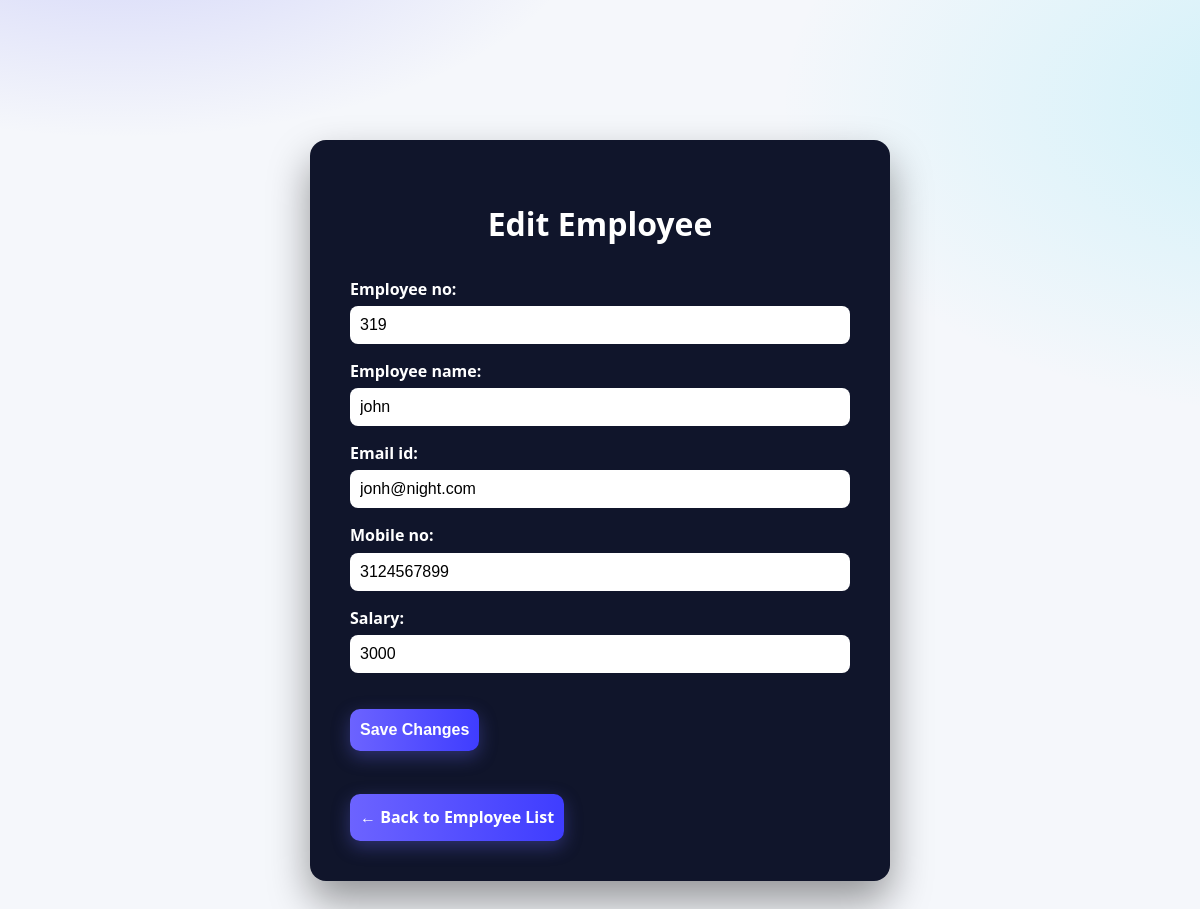
The page /employees/update/319/ on the database its author committed.
### employee_app/models.py (models this page shows)
class Employee(models.Model):
    employee_no = models.CharField(max_length=10, unique=True)
    employee_name = models.CharField(max_length=100)
    email_id = models.EmailField()
    mobile_no = models.CharField(max_length=15)
    salary = models.IntegerField()

### employee_app/views.py (the view)
# urls.py: path('update/<int:id>/', views.update_employee, name='update'),
def update_employee(request, id):
    employee = get_object_or_404(Employee, employee_no=id)
    if request.method == 'POST':
        form = EmployeeForm(request.POST, instance=employee)
        if form.is_valid():
            form.save()
            return redirect('index')
    else:
        form = EmployeeForm(instance=employee)
    return render(request, 'employee_app/update.html', {'form': form})

### employee_app/forms.py
class EmployeeForm(forms.ModelForm):
    class Meta:
        model = Employee
        fields = ['employee_no', 'employee_name', 'email_id', 'mobile_no', 'salary']

### employee_app/templates/employee_app/update.html (shortened to what this page needs)
{% extends "employee_app/layout.html" %}
{% block body %}
<div class="form-container">
  <h1>Edit Employee</h1>
  <form method="post">
    {{ form.as_p }}
    <button type="submit" class="btn btn--small" >Save Changes</button>
  </form>
  <br>
  <a class="btn btn--small" href="{% url 'index' %}" >← Back to Employee List</a>
</div>
{% endblock %}

### employee_app/static/employee_app/css/style.css (style rules this page uses)
:root { --bg: #0f172a; --card: #111827; --muted: #94a3b8; --text: #e5e7eb; --primary: #6366f1; --primary-600: #5457e0; --accent: #22d3ee; --danger: #ef4444; --warning: #f59e0b; --success: #10b981; --ring: rgba(99,102,241,.35); --row: #0b1220; --row-alt: #0c1526; --hover: rgba(99,102,241,.08); --chip: rgba(34,211,238,.12); --shadow: 0 10px 30px rgba(0,0,0,.35); }
@media (prefers-color-scheme: light) { :root { --bg: #f5f7fb; --card: #ffffff; --muted: #6b7280; --text: #0b1220; --row: #ffffff; --row-alt: #f8fafc; --shadow: 0 10px 30px rgba(2,6,23,.08); --hover: rgba(99,102,241,.06); --chip: rgba(34,211,238,.14); } }
body { margin:0; font-family: ui-sans-serif, system-ui, -apple-system, Segoe UI, Roboto, Arial, "Noto Sans", "Apple Color Emoji", "Segoe UI Emoji"; background: radial-gradient(1200px 600px at 10% -10%, rgba(99,102,241,.25), transparent 40%), radial-gradient(1200px 700px at 110% 10%, rgba(34,211,238,.18), transparent 45%), var(--bg); color: var(--text); -webkit-font-smoothing: antialiased; line-height: 1.45; padding: 40px 20px; }
.btn { appearance: none; border: 1px solid rgba(99,102,241,.35); background: linear-gradient(180deg, var(--primary), var(--primary-600)); color: white; padding: 10px 14px; border-radius: 12px; font-weight: 600; cursor: pointer; transition: transform .08s ease, box-shadow .2s ease, filter .2s ease; box-shadow: 0 6px 18px rgba(99,102,241,.35); text-decoration:none; display:inline-flex; align-items:center; gap:8px; }
.form-container { max-width: 500px; margin: 100px auto; background: #10152b; padding: 40px; border-radius: 16px; box-shadow: 0 20px 40px rgba(0, 0, 0, 0.4); color: #fff; font-family: 'Segoe UI', sans-serif; }
.form-container h1 { text-align: center; margin-bottom: 30px; color: #fff; }
.form-container form label { font-weight: bold; margin-top: 15px; display: block; }
.form-container form input { width: 100%; padding: 10px; border-radius: 8px; border: none; margin-top: 5px; font-size: 16px; box-sizing: border-box; }
.form-container .btn { background: linear-gradient(to right, #6c63ff, #3f3dff); color: white; padding: 12px 10px; border: none; border-radius: 10px; cursor: pointer; margin-top: 20px; font-weight: bold; font-size: 16px; transition: background 0.3s ease; }

### rows shown on the page
Employee: employee_no "319", employee_name "john", email_id "jonh@night.com", mobile_no "3124567899", salary "3000"
